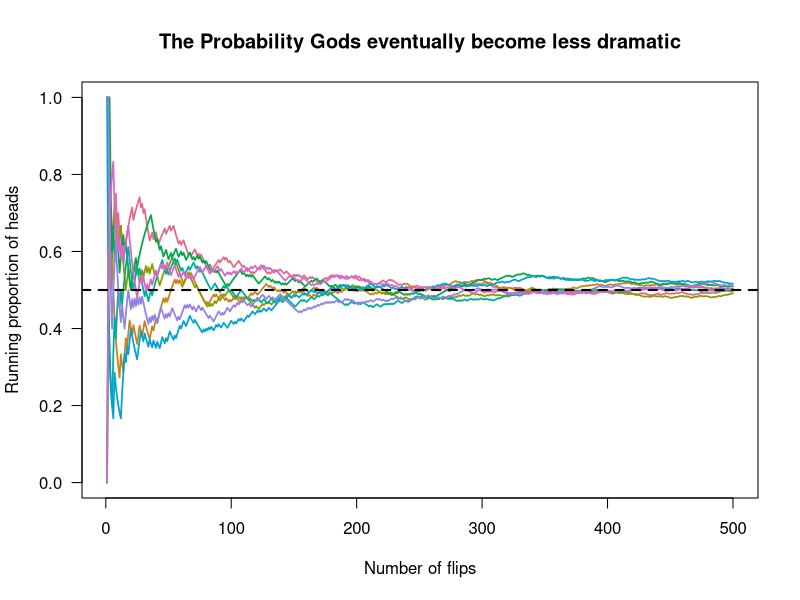

This chart was generated by the following R code:
## ---- chunk 1
knitr::opts_chunk$set(
  echo = FALSE,
  message = FALSE,
  warning = FALSE,
  fig.align = "center",
  fig.width = 7,
  fig.height = 4.2
)
## ---- chunk 2
#| fig-cap: "The running proportion of heads in eight fair-coin experiments. Early estimates stagger around; with more flips, they become more stable around .50."
set.seed(242343)

flips <- 500
paths <- replicate(8, cumsum(rbinom(flips, 1, .5)) / seq_len(flips))

matplot(
  seq_len(flips), paths,
  type = "l", lty = 1, lwd = 1.7,
  col = grDevices::hcl.colors(8, "Dark 3"),
  ylim = c(0, 1),
  xlab = "Number of flips",
  ylab = "Running proportion of heads",
  main = "The Probability Gods eventually become less dramatic",
  las = 1
)
abline(h = .5, lty = 2, lwd = 2, col = "black")
